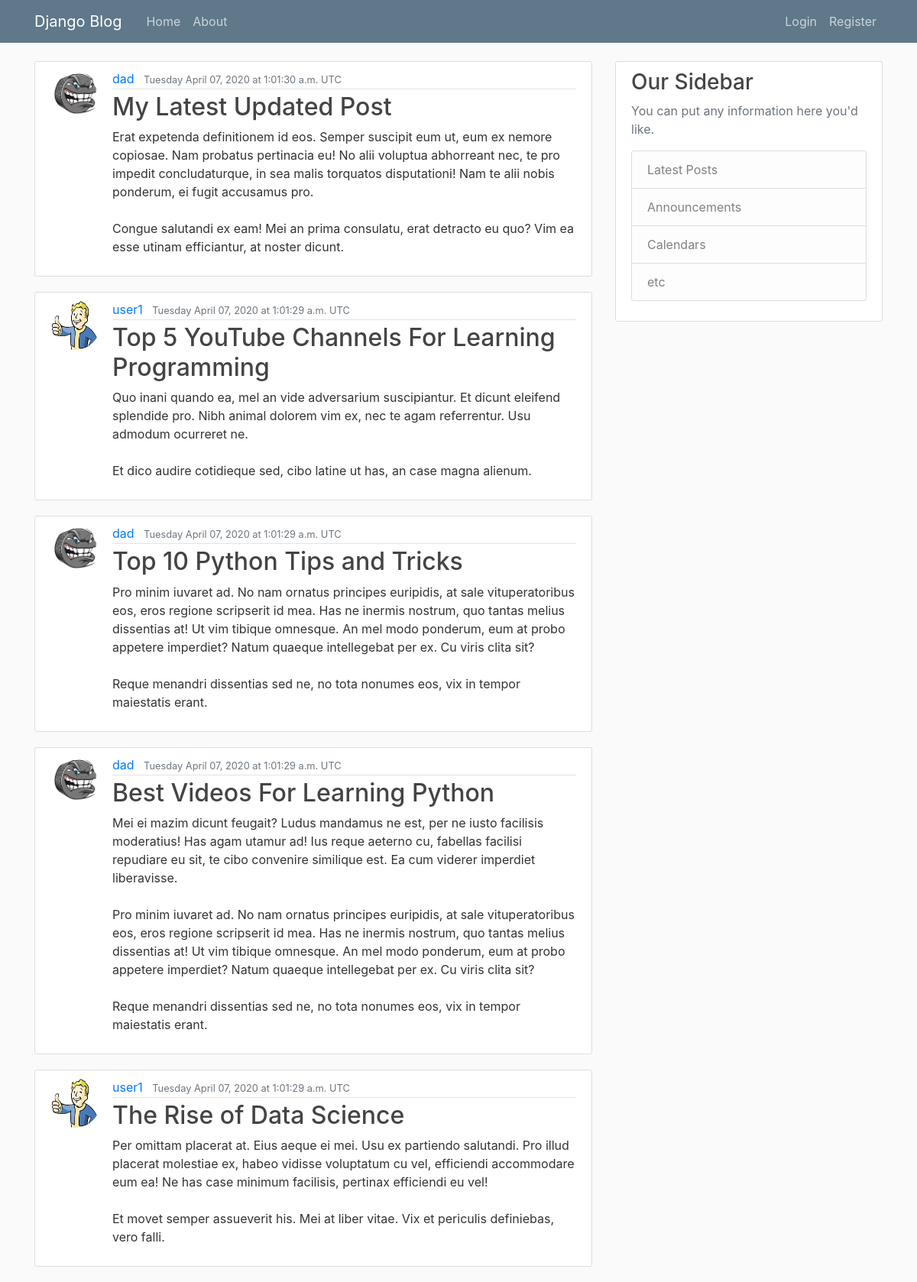
Screenshot of /blog/ with the database file from the repository.
### blog/models.py (models this page shows, shortened)
class Post(models.Model):
    title = models.CharField(max_length=100)
    content = models.TextField()
    created = models.DateTimeField(auto_now_add=True) # default=timezone.now
    posted = models.DateTimeField(default=timezone.now)
    updated = models.DateTimeField(auto_now=True)
    author = models.ForeignKey(User, on_delete=models.CASCADE)

### users/models.py (models this page shows, shortened)
class Profile(models.Model):
    user = models.OneToOneField(User, on_delete=models.CASCADE)
    image = models.ImageField(default="default.jpg", upload_to="images")

### blog/views.py (the view)
# urls.py: path("", PostListView.as_view(), name="blog-home"),
class PostListView(ListView):
    model = Post
    template_name = "blog/home.html"
    context_object_name = "posts"
    ordering = ["-posted"]
    paginate_by = 5

### blog/templates/blog/home.html
{% extends "blog/base.html" %}
{% block content %}
{% for post in posts %}
<article class="media content-section">
    <img class="rounded-circle article-img" src="{{ post.author.profile.image.url }}">
    <div class="media-body">
        <div class="article-metadata">
            <a class="mr-2" href="#">{{ post.author }}</a>
            <small class="text-muted">{{ post.posted|date:"l F d, Y" }} at {{ post.posted|time:"g:i:s a T" }}</small>
        </div>
        <h2><a class="article-title" href="{% url 'post-detail' post.id %}">{{ post.title }}</a></h2>
        <p class="article-content">{{ post.content }}</p>
    </div>
</article>
{% endfor %}
{% endblock content %}

### blog/static/blog/main.css (style rules this page uses)
body { background: #fafafa; color: #333333; margin-top: 5rem; }
h1, h2, h3, h4, h5, h6 { color: #444444; }
.content-section { background: #ffffff; padding: 10px 20px; border: 1px solid #dddddd; border-radius: 3px; margin-bottom: 20px; }
.article-title { color: #444444; }
.article-content { white-space: pre-line; }
.article-img { height: 65px; width: 65px; margin-right: 16px; }
.article-metadata { padding-bottom: 1px; margin-bottom: 4px; border-bottom: 1px solid #e3e3e3 }

### rows the page displays
Post: author.profile.image (picture), author "dad", posted "Tuesday April 07, 2020", posted "1:01:30 a.m. UTC", title "My Latest Updated Post", content "Erat expetenda definitionem id eos. Semper suscipit eum ut, eum ex nemore copiosae. Nam probatus pertinacia eu! No alii voluptua abhorreant nec, te pro impedit concludaturque, in sea malis torquatos disputationi! Nam te alii nobis ponderum, ei fugit accusamus pro. Congue salutandi ex eam! Mei an prima consulatu, erat detracto eu quo? Vim ea esse utinam efficiantur, at noster dicunt."
Post: author.profile.image (picture), author "user1", posted "Tuesday April 07, 2020", posted "1:01:29 a.m. UTC", title "Top 5 YouTube Channels For Learning Programming", content "Quo inani quando ea, mel an vide adversarium suscipiantur. Et dicunt eleifend splendide pro. Nibh animal dolorem vim ex, nec te agam referrentur. Usu admodum ocurreret ne. Et dico audire cotidieque sed, cibo latine ut has, an case magna alienum."
Post: author.profile.image (picture), author "dad", posted "Tuesday April 07, 2020", posted "1:01:29 a.m. UTC", title "Top 10 Python Tips and Tricks", content "Pro minim iuvaret ad. No nam ornatus principes euripidis, at sale vituperatoribus eos, eros regione scripserit id mea. Has ne inermis nostrum, quo tantas melius dissentias at! Ut vim tibique omnesque. An mel modo ponderum, eum at probo appetere imperdiet? Natum quaeque intellegebat per ex. Cu viris clita sit? Reque menandri dissentias sed ne, no tota nonumes eos, vix in tempor maiestatis erant."
Post: author.profile.image (picture), author "dad", posted "Tuesday April 07, 2020", posted "1:01:29 a.m. UTC", title "Best Videos For Learning Python", content "Mei ei mazim dicunt feugait? Ludus mandamus ne est, per ne iusto facilisis moderatius! Has agam utamur ad! Ius reque aeterno cu, fabellas facilisi repudiare eu sit, te cibo convenire similique est. Ea cum viderer imperdiet liberavisse. Pro minim iuvaret ad. No nam ornatus principes euripidis, at sale vituperatoribus eos, eros regione scripserit id mea. Has ne inermis nostrum, quo tantas melius dissentias at! Ut vim tibique omnesque. An mel modo ponderum, eum at probo appetere imperdiet? Natum quaeque intellegebat per ex. Cu viris clita sit? Reque menandri dissentias sed ne, no tota nonumes eos, vix in tempor maiestatis erant."
Post: author.profile.image (picture), author "user1", posted "Tuesday April 07, 2020", posted "1:01:29 a.m. UTC", title "The Rise of Data Science", content "Per omittam placerat at. Eius aeque ei mei. Usu ex partiendo salutandi. Pro illud placerat molestiae ex, habeo vidisse voluptatum cu vel, efficiendi accommodare eum ea! Ne has case minimum facilisis, pertinax efficiendi eu vel! Et movet semper assueverit his. Mei at liber vitae. Vix et periculis definiebas, vero falli."
